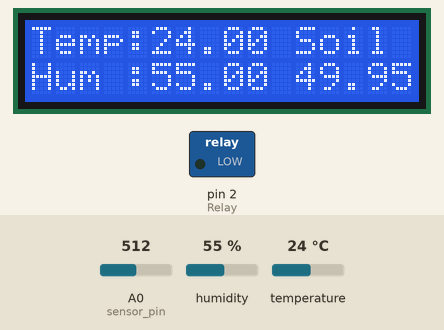
Recording of a sketch running on a simulated Arduino Uno, built with avr-gcc and run on an emulated ATmega328P. Shown: 16×2 character LCD, switched loads named in the sketch (green lamp = pin HIGH). Inputs (shaded band) come from the test bench; at power-on: A0 (sensor_pin) = 512, humidity 55 %, temperature 24 °C. What the sketch prints to the serial monitor is not drawn.

Above: at 1.2 s.
1.3 s: A0 (sensor_pin) set to 0
At 2.4 s:
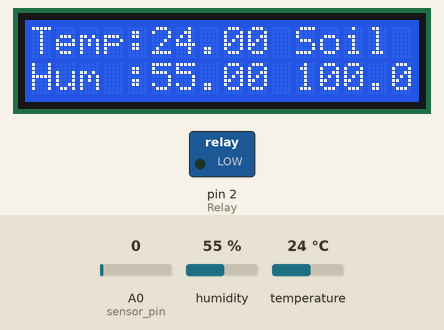
2.8 s: humidity set to 22 %
At 3.4 s:
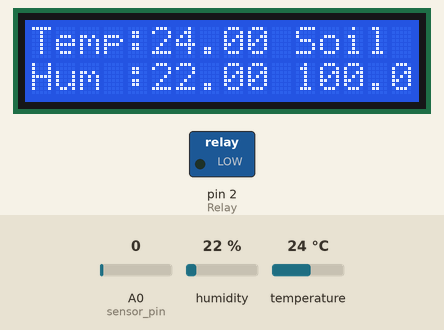
4.3 s: temperature set to 12 °C
At 5.6 s:
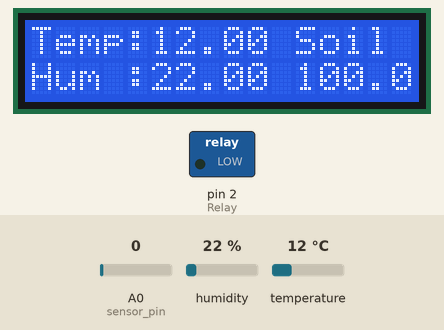
5.9 s: A0 (sensor_pin) set to 40
At 6.5 s:
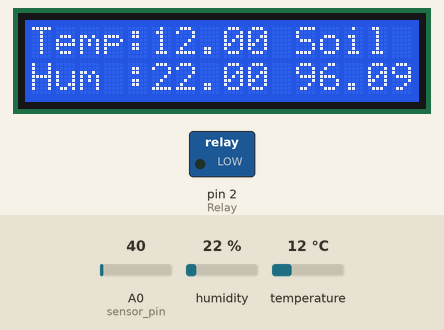
7.4 s: A0 (sensor_pin) set to 910
At 7.9 s:
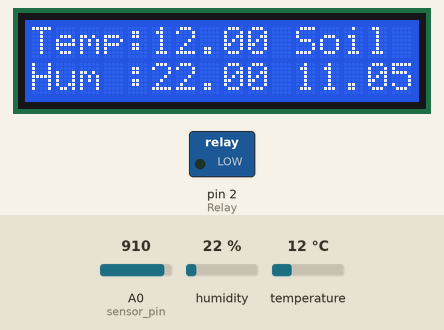
8.9 s: A0 (sensor_pin) set to 935
At 9.2 s:
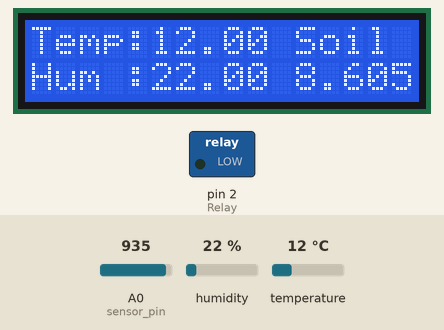
Timing chart, 0 to 11.4 s (numbered marks = the images above; inputs shaded):
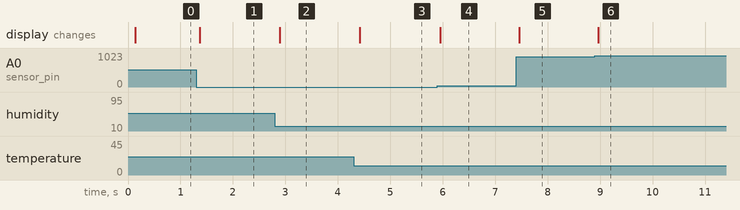

The sketch:

happy_pic_1.3.6.ino
```cpp
//////////////////////////////////////////////////////////////////////////////////////
//  Happy pi project from KVC
//  Update 1.3.6 ลิมcodeอยู่บ้าน
//////////////////////////////////////////////////////////////////////////////////////
#include <SPI.h> //  Serial Peripheral Interface
#include <Wire.h> // WIre connect
#include <Adafruit_AM2315.h> // T/H Sensor
//#include <Adafruit_GFX.h> //OLED display 1
//#include <Adafruit_SSD1306.h> //OLED discplay 2
#include <LiquidCrystal_I2C.h> // LCD

//เปิดขา-ตัวแปร
Adafruit_AM2315 am2315; //Call T/H sensor

const int sensor_pin = A0; // Call Soil Moduel on A0 pin
#define Relay 2 // Call relay on 2 pin

LiquidCrystal_I2C lcd(0x27, 16, 2);

/*
//OLED
//OLED define
#define SCREEN_WIDTH 128 // OLED display width, in pixels
#define SCREEN_HEIGHT 64 // OLED display height, in pixels
// Declaration for an SSD1306 display connected to I2C (SDA, SCL pins)
Adafruit_SSD1306 display(SCREEN_WIDTH, SCREEN_HEIGHT, &Wire, -1);
*/
//Time
//delay
unsigned long period = 300000;
unsigned long last_time = 0;
///////////////////////////////////////////////////////////////////////////////
void setuplcd() {
  lcd.begin();
  lcd.backlight();
}

void setuplcd_value(){
  lcd.setCursor(0,0);
  lcd.print("Temp:");
  lcd.setCursor(0,1);
  lcd.print("Hum :");
  lcd.setCursor(11,0);
  lcd.print("Soil");
}

void setup() {
  Serial.begin(9600);
  while (!Serial) {
    delay(10);
  }
  Serial.println("AM2315 Test!");

  if (! am2315.begin()) {
    Serial.println("Sensor not found, check wiring & pullups!");
    while (1);
  }
  pinMode(Relay, OUTPUT);
  setuplcd();
  setuplcd_value();
  /*
  if (!display.begin(SSD1306_SWITCHCAPVCC, 0x3C)) { // Address 0x3D for 128x64
    Serial.println(F("SSD1306 allocation failed"));
    for (;;);
  }
  display.display(); //Display logo
  //   delay(dht.getMinimumSamplingPeriod());
  //  delay(1000);
  display.clearDisplay();]
  */
}

float temperature, humidity; // Global Value T/H
float moisture_percentage; // Global Value Moisture

void loop() {
  if (! am2315.readTemperatureAndHumidity(&temperature, &humidity)) { //Check T/H is work
    Serial.println("Failed to read data from AM2315");
  }
  // IF T/H sensor work Print T/H
  Serial.print("Temp *C: "); Serial.print(temperature);
  Serial.print("  Hum %: "); Serial.println(humidity);

  //Moisture Sensor
  moisture_percentage = ( 100.00 - ( (analogRead(0) / 1023.00) * 100.00 ) ); //การคำนวนให้เป็น %
  Serial.print("Soil Moisture(in Percentage) = ");
  Serial.print(moisture_percentage);
  Serial.println("%");


  ///////////////////////////////////////////////////////////////////
  //Lcd Print
  lcd.setCursor(5,0);
  lcd.print(temperature);
  lcd.setCursor(5,1);
  lcd.print(humidity);
  lcd.setCursor(11,1);
  lcd.print(moisture_percentage);
  ////////////////////////////////////////////////////////////////////
  /*
  display.clearDisplay();
  oledDisplayHeader();

  oledDisplay(3, 5, 28, humidity, "%");
  oledDisplay(2, 70, 16, temperature, "C");
  oledDisplay(2, 70, 44, moisture_percentage, "%");
  display.display();
  */
  ///////////////////////////////////////////////////////////////////////////////////////////
  // Relay Low = เปิด HIGH = ปิด
  // การคำนวนทั้งหมด
  /*
    if (temperature >= 32) // ถ้าอุนหภูมิ มากกว่า 32 รดน้ำ 2 วิ
    {
    digitalWrite(Relay, LOW); // เปิดน้ำ
    delay(2000);
    } else if (moisture_percentage >= 62 or temperature <= 30) //ถ้าน้ำชื้นมากกว่า 62 หรือ อุนหภูมิ น้อยกว่า 30
    {
    digitalWrite(Relay, HIGH); // ปิดน้ำ
    delay(2000);
    }
    digitalWrite(Relay, HIGH);  // ปิดน้ำ
    delay(1800000); // ดีเลย์ 30 นาที
  */
  ///////////////////////////////////////////////////////////////////////////////////////////
  if ( millis() - last_time > period) //ดีเลย์แบบไม่บล็อคการทำงานของ Loop
  {
    last_time = millis();
    if (temperature >= 32) // ถ้าอุนหภูมิ มากกว่า 32 รดน้ำ 2 วิ
    {
      digitalWrite(Relay, LOW); // เปิดน้ำ
      delay(2000);
    } else if (moisture_percentage >= 62 or temperature <= 30) //ถ้าน้ำชื้นมากกว่า 62 หรือ อุนหภูมิ น้อยกว่า 30
    {
      digitalWrite(Relay, HIGH); // ปิดน้ำ
      delay(2000);
    }
    digitalWrite(Relay, HIGH);  // ปิดน้ำ
  }
}
/////////////////////////////////////////////////////////////////////////////////////////////
//ต่อไปเป็นเป็นคำนวนเกี่ยวกับจอ  ==ซึงผมก็ยังไม่ค่อยเข้าใจมันอยู่ดี เลยปล่อยๆไว้ไม่เป็นยุ่งกับมันครับ
//ถ้าจะแก้พวก อุนหภูมิ แก้ข้างบนได้เลย จริงๆทำเป็น void ก็ได้ มีคค่าเท่ากัน

/*
void oledDisplayHeader() {
  display.setTextSize(1);
  display.setTextColor(WHITE);
  display.setCursor(0, 0);
  display.print("Humidity");
  display.setCursor(60, 0);
  display.print("Temperature");
}
void oledDisplay(int size, int x, int y, float value, String unit) {
  int charLen = 12;
  int xo = x + charLen * 3.2;
  int xunit = x + charLen * 3.6;
  int xval = x;
  display.setTextSize(size);
  display.setTextColor(WHITE);

  if (unit == "%")
  {
    display.setCursor(x, y);
    display.print(value, 0);
    display.print(unit);
  } else
  {
    if (value > 99)
    {
      xval = x;
    } else
    {
      xval = x + charLen;
    }
    display.setCursor(xval, y);
    display.print(value, 0);
    display.drawCircle(xo, y + 2, 2, WHITE); // print degree symbols (  )
    display.setCursor(xunit, y);
    display.print(unit);
  }

}
*/
```

Measured:
- after the input at 1.3 s, the display: changes after 0.06 s (image 1)
- after the input at 2.8 s, the display: changes after 0.09 s (image 2)
- after the input at 4.3 s, the display: changes after 0.12 s (image 3)
- after the input at 5.9 s, the display: changes after 0.05 s (image 4)
- after the input at 7.4 s, the display: changes after 0.06 s (image 5)
- after the input at 8.9 s, the display: changes after 0.06 s (image 6)
